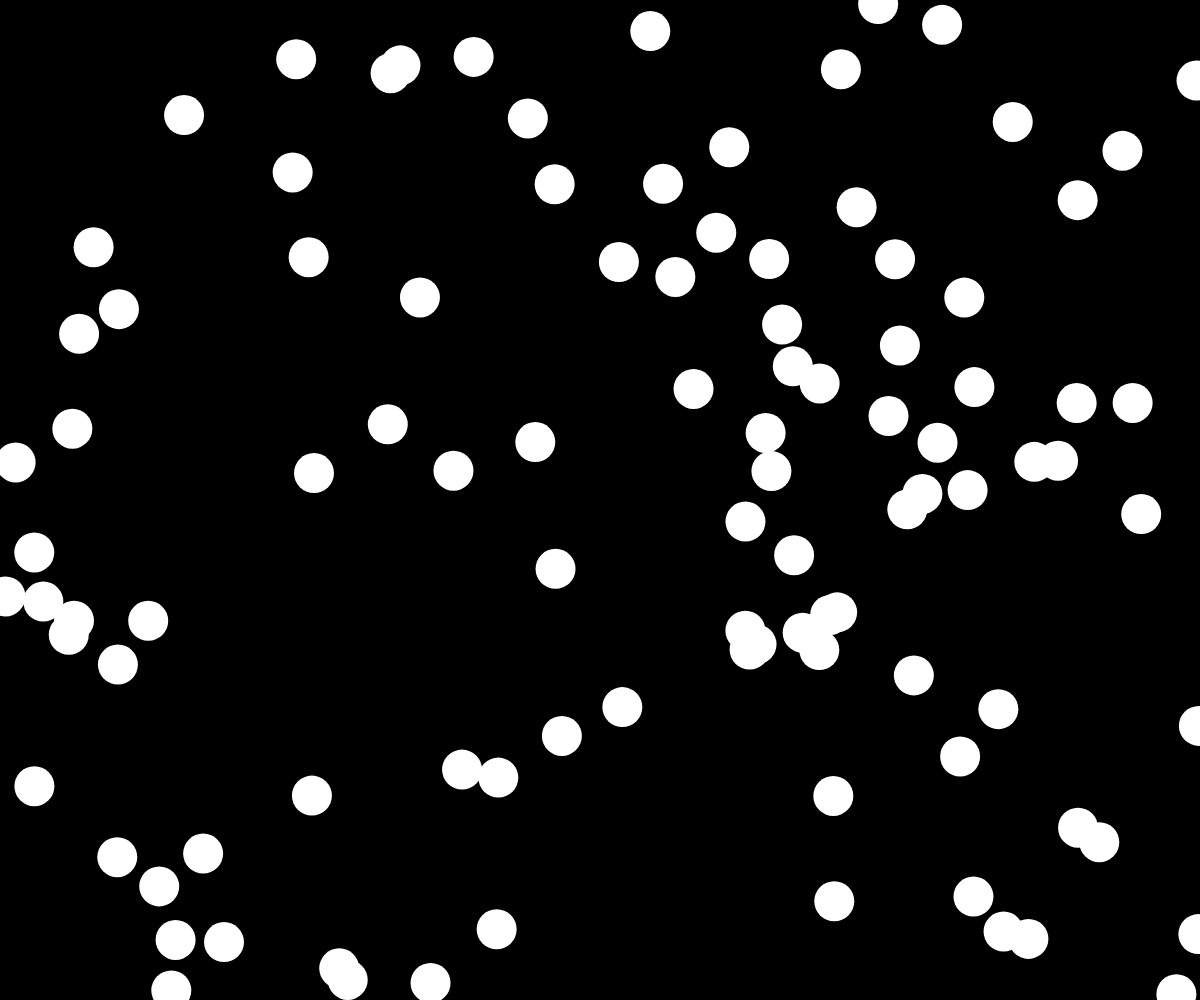
Frame 1 (no input)
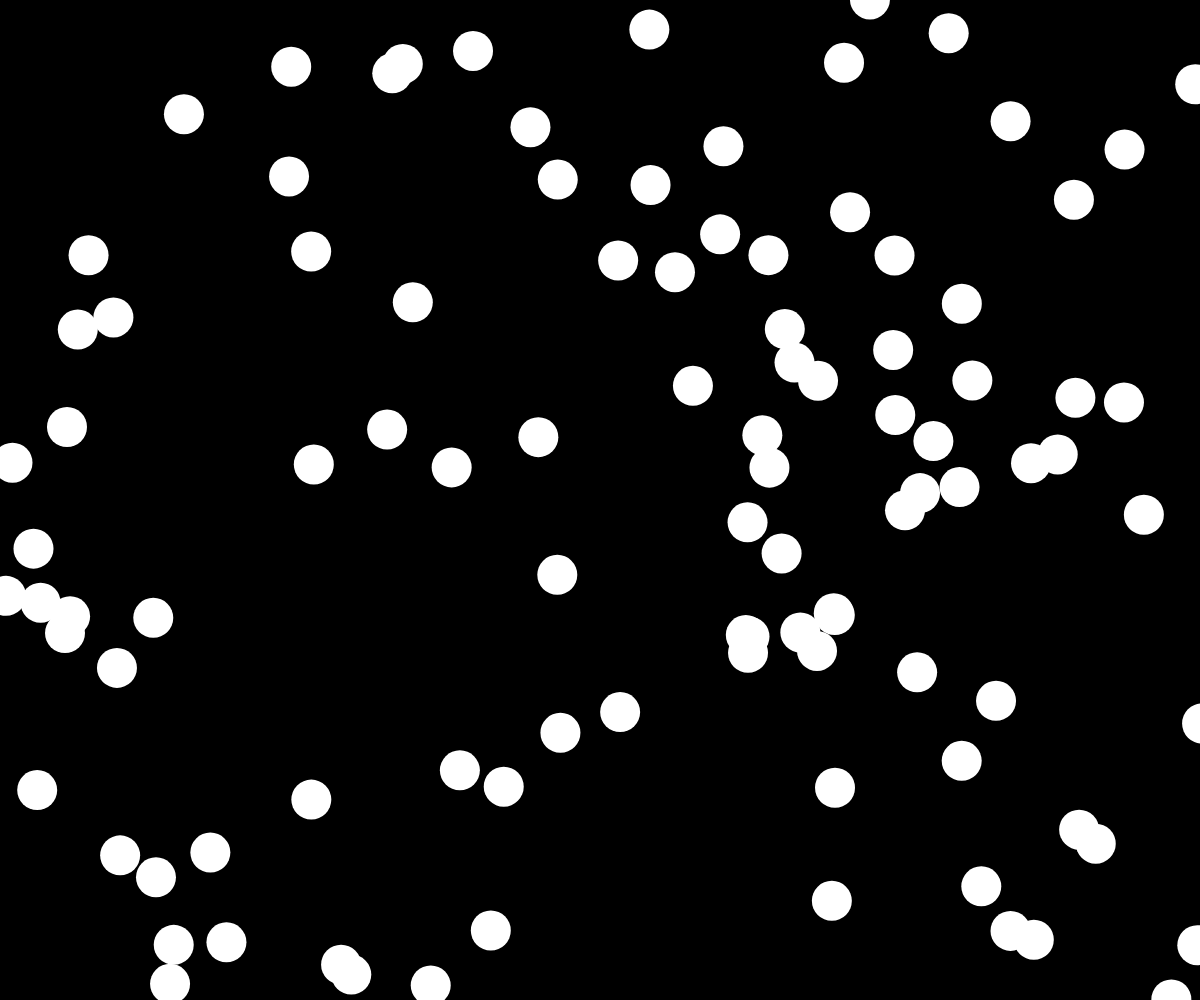
Frame 60 (no input)
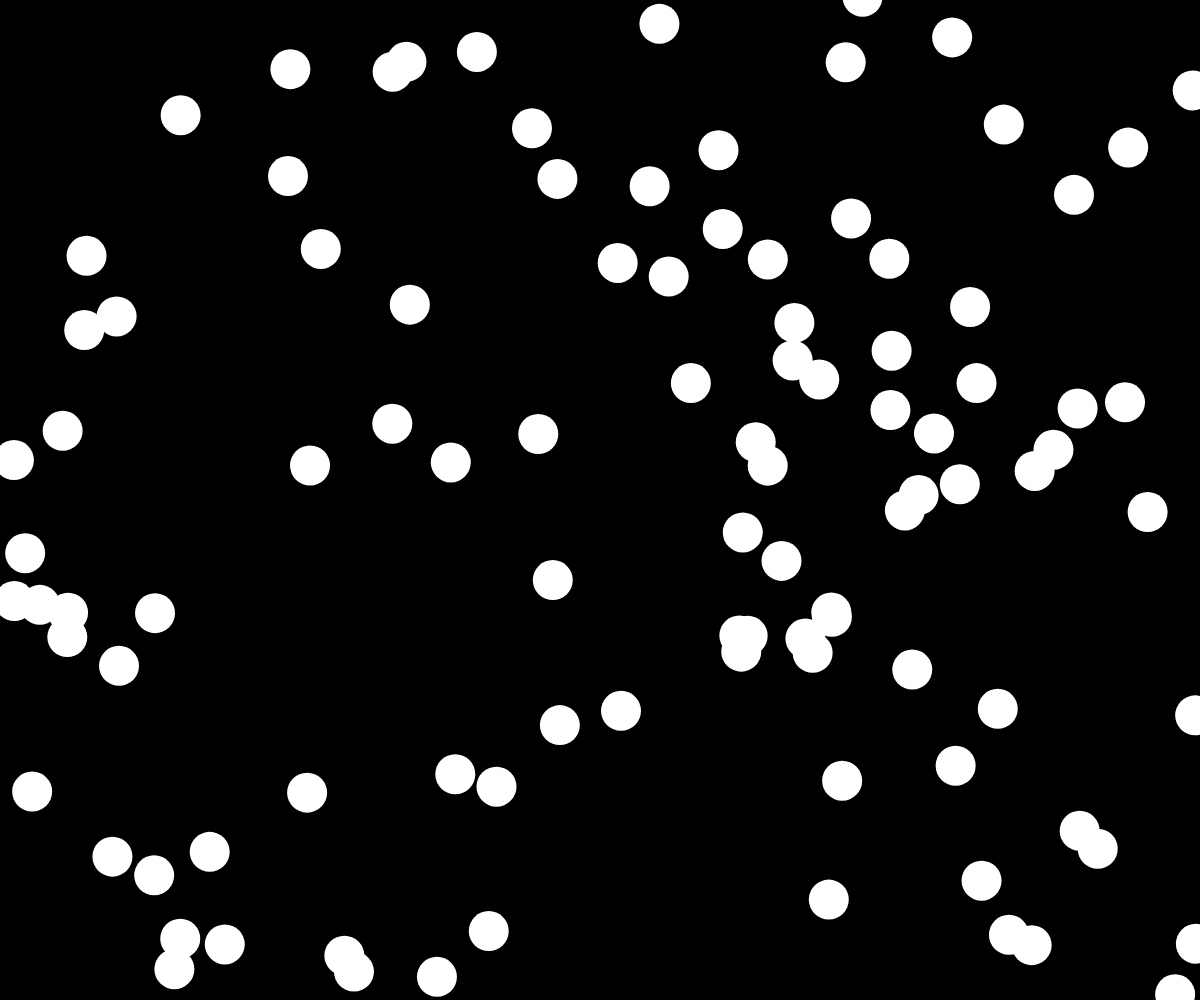
Frame 120 (the mouse pressed at the canvas centre since frame 60)

The p5.js sketch that drew these frames (run headless with seeded random() and noise() and a simulated clock; from frame 60 on, the mouse is pressed at the canvas centre):

// p5.js sketch
// ── sketch.js
let bubbles = [];

function setup() {
  createCanvas(windowWidth, windowHeight);

  for (var i = 0; i < 100; i++) {
    let x = random(width);
    let y = random(height);
    let r = 40;
    bubbles[i] = new Bubble(x, y, r);
  }
}

function mousePressed() {
  for (var i = bubbles.length - 1; i >= 0; i--) {
    if (bubbles[i].isHovered()) {
      bubbles.splice(i, 1);
    }
  }
}

function draw() {
  background(0);

  for (var i = 0; i < bubbles.length; i++) {
    bubbles[i].move();
    bubbles[i].show();
    //chekc if mouse is over the bubble
    if (bubbles[i].isHovered() && !bubbles[i].hovered) {
      bubbles[i].hovered = true;
    } else if (!bubbles[i].isHovered()) {
      bubbles[i].hovered = false;
    }
  }
}

class Bubble {
  constructor(x, y, r) {
    this.x = x;
    this.y = y;
    this.r = r;
    this.hovered = false;
  }

  move() {
    this.x = this.x + random(-1, 1);
    this.y = this.y + random(-1, 1);
  }

  show() {
    noStroke();
    if (this.isHovered()) {
      fill(0); // Change color to red when hovered
      strokeWeight(2);
      stroke(255);
    } else {
      fill(255); // Original color when not hovered
    }
    circle(this.x, this.y, this.r);
  }

  isHovered() {
    let d = dist(mouseX, mouseY, this.x, this.y);
    return d < this.r;
  }
}
function windowResized() {
  resizeCanvas(windowWidth, windowHeight);
}
